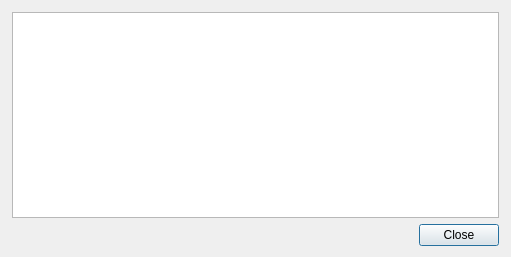
<?xml version="1.0" encoding="UTF-8"?>
<ui version="4.0">
 <class>Dialog</class>
 <widget class="QDialog" name="Dialog">
  <property name="geometry">
   <rect>
    <x>0</x>
    <y>0</y>
    <width>511</width>
    <height>257</height>
   </rect>
  </property>
  <property name="windowTitle">
   <string>Connection status</string>
  </property>
  <property name="windowIcon">
   <iconset resource="../icons.qrc">
    <normaloff>:/icons/papywizard.png</normaloff>:/icons/papywizard.png</iconset>
  </property>
  <layout class="QGridLayout" name="gridLayout">
   <property name="leftMargin">
    <number>12</number>
   </property>
   <property name="topMargin">
    <number>12</number>
   </property>
   <property name="rightMargin">
    <number>12</number>
   </property>
   <item row="0" column="0">
    <widget class="QTreeWidget" name="pluginsStatusTreeWidget">
     <property name="uniformRowHeights">
      <bool>true</bool>
     </property>
     <attribute name="headerVisible">
      <bool>false</bool>
     </attribute>
     <attribute name="headerVisible">
      <bool>false</bool>
     </attribute>
     <column>
      <property name="text">
       <string>Phase</string>
      </property>
     </column>
     <column>
      <property name="text">
       <string>Status</string>
      </property>
     </column>
    </widget>
   </item>
   <item row="1" column="0">
    <widget class="QDialogButtonBox" name="buttonBox">
     <property name="orientation">
      <enum>Qt::Horizontal</enum>
     </property>
     <property name="standardButtons">
      <set>QDialogButtonBox::Close</set>
     </property>
    </widget>
   </item>
  </layout>
 </widget>
 <resources>
  <include location="../icons.qrc"/>
 </resources>
 <connections>
  <connection>
   <sender>buttonBox</sender>
   <signal>accepted()</signal>
   <receiver>Dialog</receiver>
   <slot>accept()</slot>
   <hints>
    <hint type="sourcelabel">
     <x>248</x>
     <y>254</y>
    </hint>
    <hint type="destinationlabel">
     <x>157</x>
     <y>274</y>
    </hint>
   </hints>
  </connection>
  <connection>
   <sender>buttonBox</sender>
   <signal>rejected()</signal>
   <receiver>Dialog</receiver>
   <slot>reject()</slot>
   <hints>
    <hint type="sourcelabel">
     <x>316</x>
     <y>260</y>
    </hint>
    <hint type="destinationlabel">
     <x>286</x>
     <y>274</y>
    </hint>
   </hints>
  </connection>
 </connections>
</ui>
